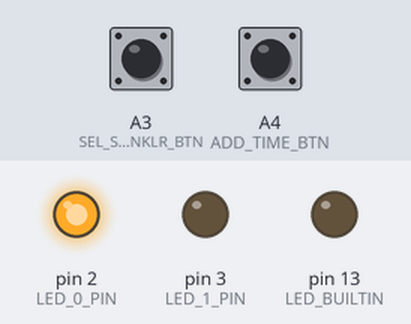
Simulated run of this sketch. Board: Arduino Uno, built with avr-gcc and run on an emulated ATmega328P. Parts: output pins drawn as LEDs (lit = HIGH). The inputs (shaded band) are chosen by the test bench; at power-on: A3 (SEL_SPRNKLR_BTN) HIGH, A4 (ADD_TIME_BTN) HIGH.

Above: at 1.2 s.
1.3 s: A3 (SEL_SPRNKLR_BTN) pulled LOW for 1 s
At 2.9 s:
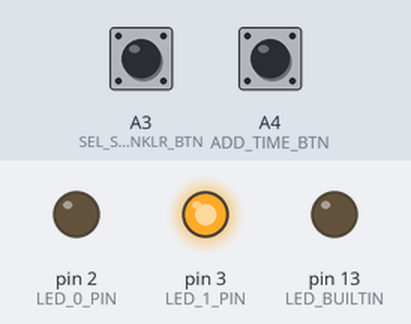
3.8 s: A4 (ADD_TIME_BTN) pulled LOW for 0.15 s
At 4.01 s:
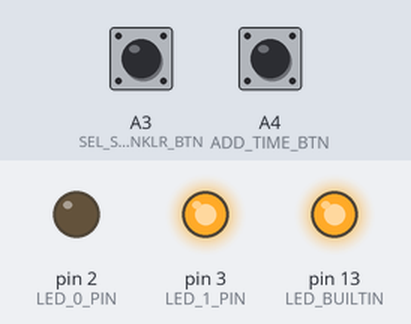
5.5 s: A3 (SEL_SPRNKLR_BTN) pulled LOW for 0.15 s
At 5.9 s:
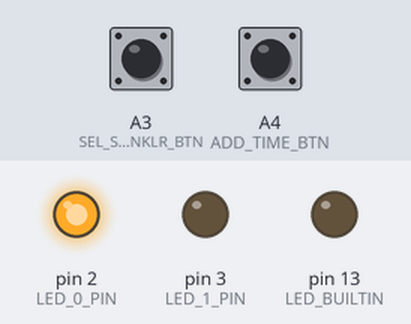
7.1 s: A4 (ADD_TIME_BTN) pulled LOW for 1 s
At 7.21 s:
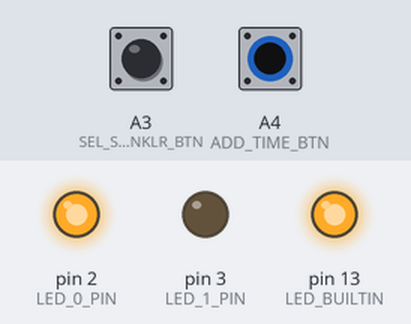
9.6 s: A3 (SEL_SPRNKLR_BTN) pulled LOW for 3.2 s
At 10.5 s:
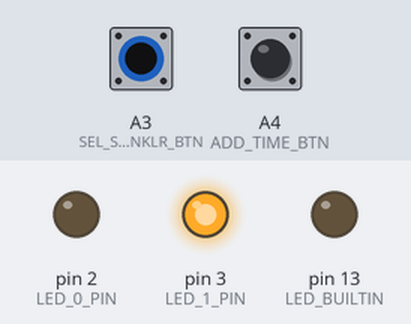
Timing chart, 0 to 12.6 s (numbered marks = the images above; inputs shaded):
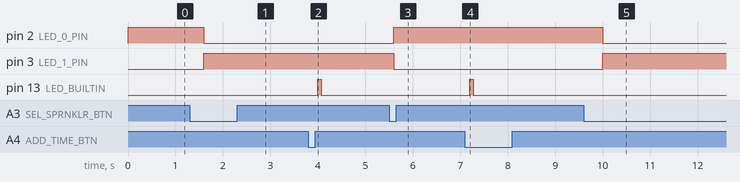

Measured:
- after the input at 1.3 s, pin 2 (LED_0_PIN): HIGH → LOW after 0.30 s; pin 3 (LED_1_PIN): LOW → HIGH after 0.30 s
- after the input at 3.8 s, pin 13 (LED_BUILTIN): LOW → HIGH after 0.20 s, → LOW 0.08 s later
- after the input at 5.5 s, pin 2 (LED_0_PIN): LOW → HIGH after 0.10 s; pin 3 (LED_1_PIN): HIGH → LOW after 0.10 s
- after the input at 7.1 s, pin 13 (LED_BUILTIN): LOW → HIGH after 0.10 s, → LOW 0.08 s later
- after the input at 9.6 s, pin 2 (LED_0_PIN): HIGH → LOW after 0.40 s; pin 3 (LED_1_PIN): LOW → HIGH after 0.40 s

The sketch:

Blink-numcode.ino
```cpp
/*

*/

#include <arduino-timer.h>

#define LED_0_PIN 2
#define LED_1_PIN 3

#define SEL_SPRNKLR_BTN A3
#define ADD_TIME_BTN    A4

#define SET_PERIOD 20000         // Allow 20 sec for setting runtime

int minsLeft = 0;
bool setState = false;
bool runState = false;
unsigned long runMillis = 0;

// --------------------------------------
// Timers
//
auto timer = timer_create_default(); // create a timer with default settings

// 25ms Ticks of LED state
#define TICKS_MIN_H 6
#define TICKS_MIN_L 12
#define TICKS_PAUSE 36

int state_mins = 0;
int state_ticks = 0;
int state_mins_ticks;
const int num_mins_ticks = TICKS_MIN_H + TICKS_MIN_L;

void resetProg() {
  setState = false;
  runState = false;
  minsLeft = 0;
  state_mins = 0;
  state_ticks = 0;
}

bool blink_x_times(void *) {

  if (setState==true && runState==false && millis()>runMillis) {
    setState = false;
    runState = true;
  }
  if (runState == false) return true;

  if (state_ticks == 0) {
    state_ticks = minsLeft*(num_mins_ticks) + TICKS_PAUSE;
    state_mins = minsLeft;
    if (minsLeft > 0) state_mins_ticks = num_mins_ticks;
  }

  if (state_ticks > TICKS_PAUSE) {
    if (state_mins > 0) {
      if (state_mins_ticks == num_mins_ticks)   digitalWrite(LED_BUILTIN, HIGH);
      else if (state_mins_ticks == TICKS_MIN_L) digitalWrite(LED_BUILTIN, LOW);
    }

    if (state_mins_ticks == 0) {
      if (state_mins > 0) state_mins--;
      state_mins_ticks = num_mins_ticks;
    } else state_mins_ticks--;
  }

  if (state_ticks > 0) state_ticks--;
  return true;
}

bool changeMins(void *) {
  if (minsLeft > 0 && millis() > (runMillis + 10000) ) minsLeft--;
  return true;
}

// --------------------------------------
// Buttons
//
size_t b_state_0[2];
size_t b_state_1[2];
size_t b_state_2[2];

bool selState = false;
bool selReleased = false;
bool addState = false;
bool addReleased = false;

bool check_button(void *button) {

  size_t but = (size_t) button;
  int idx;
  if (but == (size_t) SEL_SPRNKLR_BTN) idx = 0;
  else idx = 1;

  b_state_0[idx] = b_state_1[idx];
  b_state_1[idx] = b_state_2[idx];
  b_state_2[idx] = digitalRead(but);

  if (b_state_0[idx]==LOW && b_state_1[idx]==LOW && b_state_1[idx]==LOW) {
    if (idx == 0) {
      if (selState==false) selState = true;
    } else {
      if (addState==false) addState = true;
    }
  }

  if (b_state_0[idx]==HIGH && b_state_1[idx]==HIGH && b_state_1[idx]==HIGH) {
    if (idx == 0) {
      if (selState==true) selReleased = true;
    } else {
      if (addState==true) addReleased = true;
    }
  }

  return true;
}

bool prevSelState = false;
bool handle_selButton(void *) {

  // Handle condition
  if (selState==true && prevSelState==false && selReleased==false) {
    if (runState==false) {
      digitalWrite(LED_0_PIN, !digitalRead(LED_0_PIN)); // toggle LED 0
      digitalWrite(LED_1_PIN, !digitalRead(LED_0_PIN)); // set to opposite of the other
    }
  }

  // Reset condition
  if (selState==true && selReleased==true) {
    selState = false;
    selReleased = false;
  }

  prevSelState = selState;
  return true;
}

bool prevAddState = false;
bool handle_addButton(void *) {

  // Handle condition
  if (addState==true && prevAddState==false && addReleased==false) {
    if (setState == false && runState == false) {
      setState = true;
      runMillis = millis() + SET_PERIOD;
    } else if (runState == true) {
      resetProg();
    }

    if ( setState == true && minsLeft < 10 ) {
      digitalWrite(LED_BUILTIN, HIGH);
      delay(75);
      digitalWrite(LED_BUILTIN, LOW);
      minsLeft++;
    }
  }

  // Reset condition
  if (addState==true && addReleased==true) {
    addState = false;
    addReleased = false;
  }

  prevAddState = addState;
  return true;
}

// the setup function runs once when you press reset or power the board
void setup() {
  Serial.begin(9600);

  // initialize digital pin LED_BUILTIN as an output.
  pinMode(LED_BUILTIN, OUTPUT);
  pinMode(LED_0_PIN, OUTPUT);
  pinMode(LED_1_PIN, OUTPUT);
  digitalWrite(LED_0_PIN, HIGH);
  digitalWrite(LED_BUILTIN, LOW);

  pinMode(SEL_SPRNKLR_BTN, INPUT_PULLUP);
  pinMode(ADD_TIME_BTN, INPUT_PULLUP);

  timer.every(25, blink_x_times);
  timer.every(30000, changeMins);

  timer.every(20, check_button, (void *)SEL_SPRNKLR_BTN);
  timer.every(400, handle_selButton);

  timer.every(20, check_button, (void *)ADD_TIME_BTN);
  timer.every(400, handle_addButton);
}

void loop() {
  timer.tick(); // tick the timer
}
```
